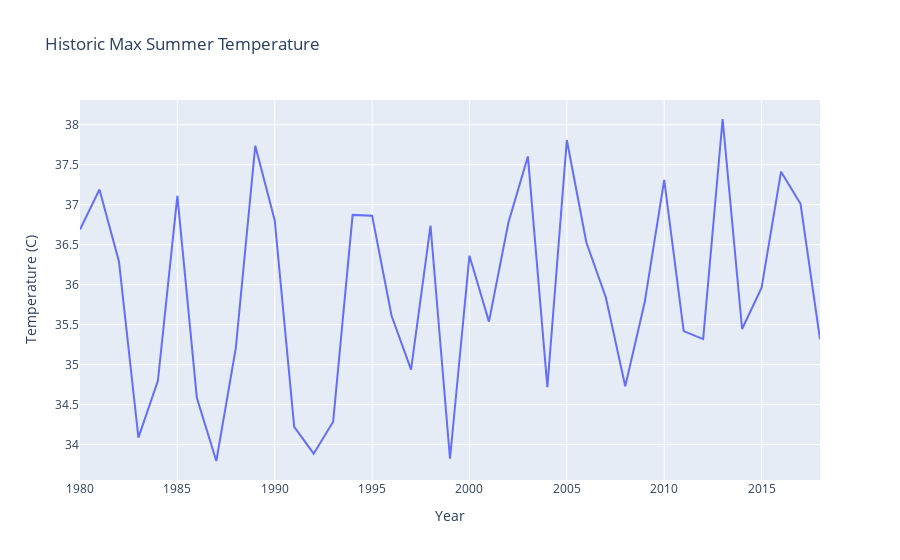

Notebook code for this chart:
### Markdown cell above
# Max summer tempature

### Code cell
#plot Annual Precipitation
# set temp df for plot
plot_df = df[df['TimePeriod'] == 'Hist']
# find mean temp of all collection site per year
plot_df = plot_df.groupby(['year'])['Tmax_Summer'].mean().reset_index()
#plotly plot
fig = px.line(plot_df,
              x='year',
              y='Tmax_Summer',
              title='Historic Max Summer Temperature',
              labels={
                     "year": "Year",
                     "Tmax_Summer": "Temperature (C)"
                 }
              )
#remove hist from legend
for trace in fig.data:
    if trace.name == 'historical':
        trace.showlegend = False
#print fig
fig.show()

### Figure 1 — Plotly figure (JSON) as saved in the notebook; plotly's stock layout.template omitted (floating-point values rounded to 4 significant figures)
{"data": [{"hovertemplate": "Year=%{x}<br>Temperature (C)=%{y}<extra></extra>", "legendgroup": "", "line": {"color": "#636efa", "dash": "solid"}, "marker": {"symbol": "circle"}, "mode": "lines", "name": "", "orientation": "v", "showlegend": false, "type": "scatter", "x": [1980, 1981, 1982, 1983, 1984, 1985, 1986, 1987, 1988, 1989, 1990, 1991, 1992, 1993, 1994, 1995, 1996, 1997, 1998, 1999, 2000, 2001, 2002, 2003, 2004, 2005, 2006, 2007, 2008, 2009, 2010, 2011, 2012, 2013, 2014, 2015, 2016, 2017, 2018], "xaxis": "x", "y": [36.69, 37.19, 36.29, 34.08, 34.8, 37.11, 34.58, 33.79, 35.2, 37.74, 36.8, 34.22, 33.88, 34.28, 36.87, 36.86, 35.61, 34.94, 36.74, 33.82, 36.36, 35.54, 36.78, 37.6, 34.72, 37.81, 36.53, 35.84, 34.73, 35.78, 37.31, 35.42, 35.32, 38.07, 35.44, 35.96, 37.41, 37.01, 35.31], "yaxis": "y"}], "layout": {"legend": {"tracegroupgap": 0}, "title": {"text": "Historic Max Summer Temperature"}, "xaxis": {"anchor": "y", "domain": [0, 1], "title": {"text": "Year"}}, "yaxis": {"anchor": "x", "domain": [0, 1], "title": {"text": "Temperature (C)"}}}}
